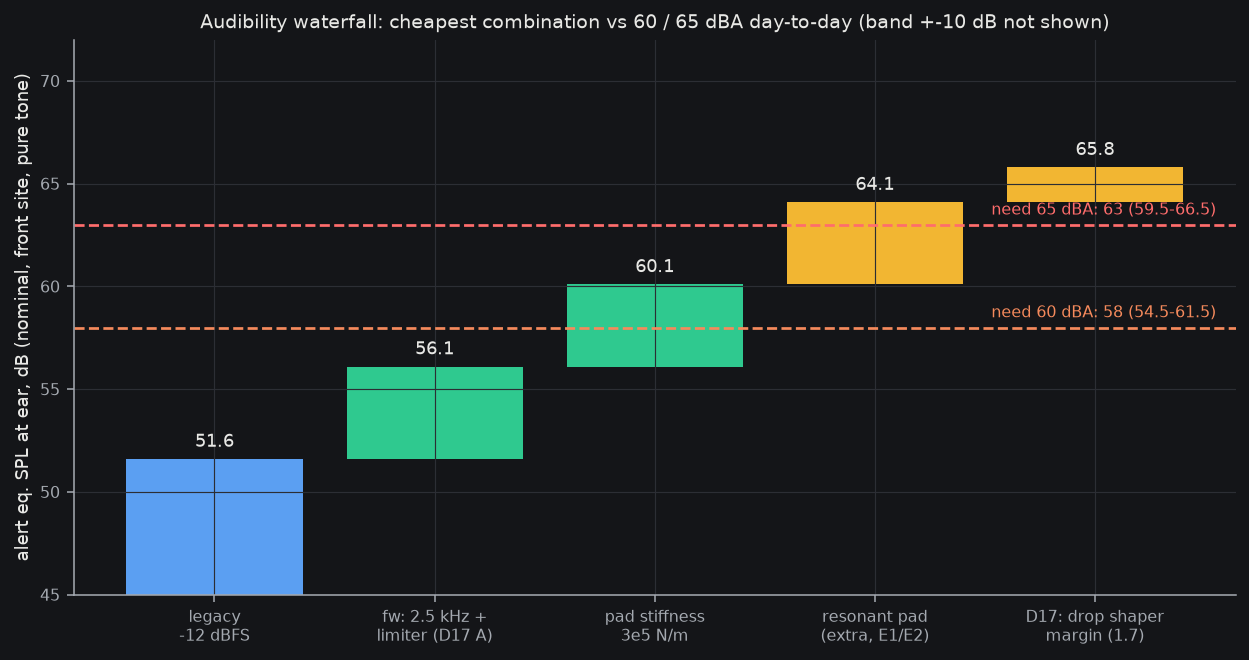

Generate this figure with Python:
"""dB waterfall: delivered alert eq. SPL (front site, nominal, pure tone) vs required for 60/65 dBA. Numbers: audibility-requirement.md."""
import sys, pathlib
sys.path.insert(0, str(pathlib.Path(__file__).parents[3] / "tools"))
import plotstyle; plotstyle.apply(); from plotstyle import plt, SERIES, TEXT, TEXT_2
steps = [("legacy\n-12 dBFS", 51.6), ("fw: 2.5 kHz +\nlimiter (D17 A)", 4.5), ("pad stiffness\n3e5 N/m", 4.0), ("resonant pad\n(extra, E1/E2)", 4.0), ("D17: drop shaper\nmargin (1.7)", 1.7)]
fig, ax = plt.subplots(figsize=(9, 4.8)); cum = 0; x = 0
for i, (n, v) in enumerate(steps):
    if i == 0: ax.bar(i, v, color=SERIES[0]); cum = v
    else: ax.bar(i, v, bottom=cum, color=SERIES[2] if i < 3 else SERIES[3]); cum += v
    ax.text(i, cum + .6, f"{cum:.1f}", ha="center", color=TEXT, fontsize=9)
for lvl, lab, c in ((58, "need 60 dBA: 58 (54.5-61.5)", SERIES[1]), (63, "need 65 dBA: 63 (59.5-66.5)", SERIES[7])):
    ax.axhline(lvl, color=c, ls="--"); ax.text(len(steps) - .45, lvl + .5, lab, color=c, ha="right", fontsize=8)
ax.set_xticks(range(len(steps))); ax.set_xticklabels([s[0] for s in steps], fontsize=8, color=TEXT_2)
ax.set_ylim(45, 72); ax.set_ylabel("alert eq. SPL at ear, dB (nominal, front site, pure tone)")
ax.set_title("Audibility waterfall: cheapest combination vs 60 / 65 dBA day-to-day (band +-10 dB not shown)")
fig.tight_layout(); fig.savefig(pathlib.Path(__file__).with_name("audibility_waterfall.png"), dpi=140, facecolor=fig.get_facecolor())
